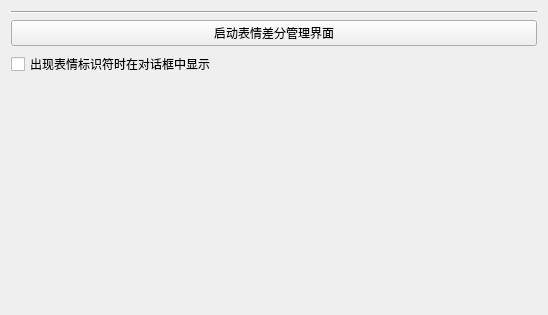
             <widget class="QWidget" name="scrollAreaWidgetEmotionManage">
              <property name="geometry">
               <rect>
                <x>0</x>
                <y>0</y>
                <width>548</width>
                <height>315</height>
               </rect>
              </property>
              <layout class="QVBoxLayout" name="verticalLayout_3">
               <item>
                <widget class="Line" name="line_6">
                 <property name="orientation">
                  <enum>Qt::Horizontal</enum>
                 </property>
                </widget>
               </item>
               <item>
                <widget class="QPushButton" name="EmotionManagePushButton">
                 <property name="text">
                  <string>启动表情差分管理界面</string>
                 </property>
                </widget>
               </item>
               <item>
                <widget class="QCheckBox" name="showEmoInTextCheckBox">
                 <property name="text">
                  <string>出现表情标识符时在对话框中显示</string>
                 </property>
                </widget>
               </item>
               <item>
                <spacer name="verticalSpacer">
                 <property name="orientation">
                  <enum>Qt::Vertical</enum>
                 </property>
                 <property name="sizeHint" stdset="0">
                  <size>
                   <width>20</width>
                   <height>40</height>
                  </size>
                 </property>
                </spacer>
               </item>
              </layout>
             </widget>
